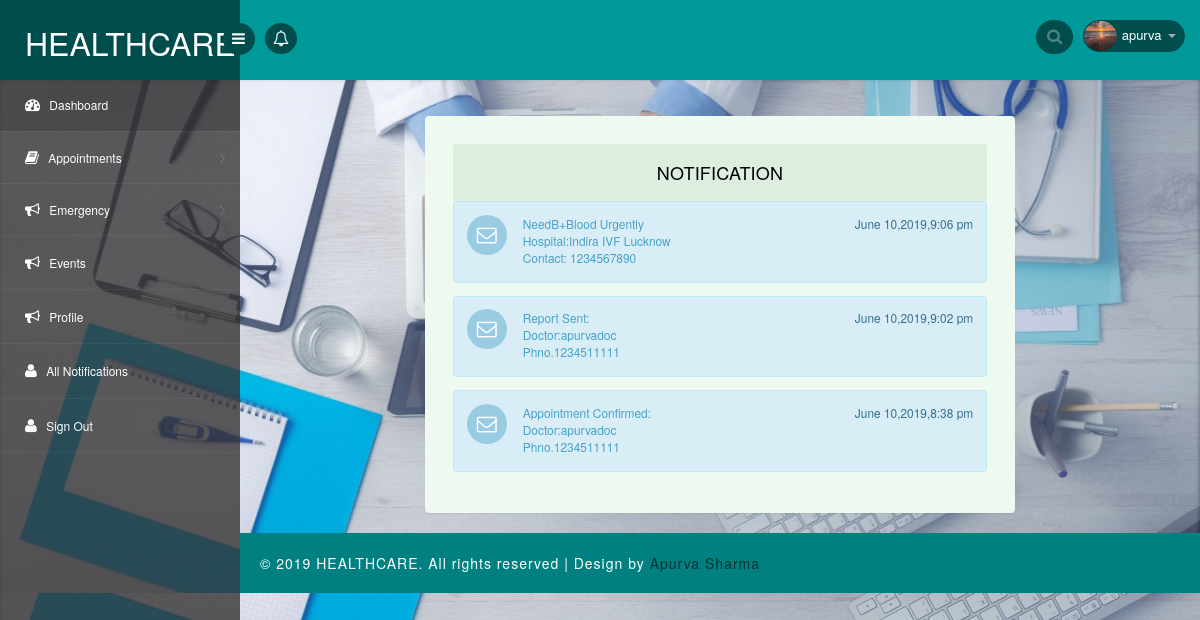
The app's page /allnotifications.php (signed in) with its own data.
### tables this page shows
CREATE TABLE IF NOT EXISTS `users` (
  `id` int(11) NOT NULL AUTO_INCREMENT,
  `username` varchar(100) NOT NULL,
  `email` varchar(255) NOT NULL,
  `password` varchar(255) DEFAULT NULL,
  `phone` varchar(13) DEFAULT NULL,
  `emer1` varchar(13) DEFAULT NULL,
  `emer2` varchar(13) DEFAULT NULL,
  `addr` text,
  `dob` date DEFAULT NULL,
  `avatar` varchar(255) NOT NULL,
  `aadhar` int(11) DEFAULT NULL,
  `hash` varchar(255) NOT NULL,
  `active` int(11) NOT NULL DEFAULT '0',
  `pincode` int(6) DEFAULT NULL,
  `bloodgroup` varchar(3) DEFAULT NULL,
  `medicalHis` text,
  `infoUpdated` int(11) NOT NULL DEFAULT '0',
  `user_type` int(11) NOT NULL,
  PRIMARY KEY (`id`)
);

CREATE TABLE IF NOT EXISTS `notifications` (
  `nid` int(11) NOT NULL AUTO_INCREMENT,
  `uid` int(11) NOT NULL,
  `ntype` varchar(255) NOT NULL,
  `notified_by` varchar(255) NOT NULL,
  `notify_time` timestamp NOT NULL DEFAULT CURRENT_TIMESTAMP,
  `notify_read` int(11) NOT NULL DEFAULT '0',
  PRIMARY KEY (`nid`)
);

CREATE TABLE IF NOT EXISTS `hospital` (
  `h_id` varchar(255) NOT NULL,
  `hname` varchar(255) NOT NULL,
  `haddr` varchar(255) NOT NULL,
  `lat` double NOT NULL,
  `lng` double NOT NULL,
  `hmail` varchar(255) NOT NULL,
  `hpassword` varchar(255) NOT NULL,
  `hphone` varchar(13) NOT NULL,
  `hash` varchar(255) NOT NULL,
  `active` int(11) NOT NULL DEFAULT '0'
);

### allnotifications.php (the view, shortened to what this page needs)
<?php include('includes/header.php') ?>
<?php
  $query = "SELECT * FROM `notifications` WHERE `uid` = '".$_SESSION['uid']."'
              ORDER BY `notify_time` DESC";
  $result = mysqli_query($conn, $query);
?>
<section id="main-content">
	<section class="wrapper">
		<div class="agil-info-calendar">
		<div class="col-md-2"></div>
		<div class="col-md-8 w3agile-notifications">
			<div class="notifications">
					<header class="panel-heading">
						Notification
					</header>
					<?php
                       while($row = mysqli_fetch_array($result))
                       {
                       	 if($row['ntype']=="EB")
                       	 {
                       	 	$query1 = "SELECT * FROM `hospital` WHERE 	`h_id` = '".$row['notified_by']."' ";
				        	$result1 = mysqli_query($conn,$query1);
				        	$query2 = "SELECT `bloodgroup` FROM `users` WHERE id= '".$row['uid']."' ";
				        	$result2 = mysqli_query($conn,$query2);
				        	$row2 = mysqli_fetch_array($result2);
				        	if($row1 = mysqli_fetch_array($result1))
				        	{
				        	$hospital_name = $row1['hname'];
				        	$phno = $row1['hphone'];
                            }
                            $msg = 'Need' .$row2['bloodgroup'].'Blood Urgently<br/>Hospital:'.$hospital_name.'<br/>Contact: '.$phno.' ';
                       	 $date = date("F j,Y,g:i a",strtotime($row['notify_time']));
                       	 ?>
                           <div class="notify-w3ls">
						     <div class="alert alert-info clearfix">
							   <span class="alert-icon"><i class="fa fa-envelope-o"></i></span>
							     <div class="notification-info">
								   <ul class="clearfix notification-meta">
									<li class="pull-left notification-sender"><span><a href="#"><?php echo $msg ?></a></span> </li>
									<li class="pull-right notification-time"><?php echo $date ?></li>
								   </ul>
							     </div>
						     </div>
					       </div>
                       	 <?php
                       }
                       elseif($row['ntype']=="DA")
                       {
                           $query1 = "SELECT * FROM `users` WHERE `id` = '".$row['notified_by']."' ";
				                 $result1 = mysqli_query($conn,$query1);
				                 if($row1 = mysqli_fetch_array($result1))
					        	 {
					        		$doctor = $row1['username'];
					        		$phno = $row1['phone'];
					        		$msg = 'Appointment Confirmed:<br/>Doctor:'.$doctor.'<br/>Phno.'.$phno.' ';
					        		$date = date("F j,Y,g:i a",strtotime($row['notify_time']));
                       	 ?>
                           <div class="notify-w3ls">
						     <div class="alert alert-info clearfix">
							   <span class="alert-icon"><i class="fa fa-envelope-o"></i></span>
							     <div class="notification-info">
								   <ul class="clearfix notification-meta">
									<li class="pull-left notification-sender"><span><a href="#"><?php echo $msg ?></a></span> </li>
									<li class="pull-right notification-time"><?php echo $date ?></li>
								   </ul>
							     </div>
						     </div>
					       </div>
                       	 <?php
	                     	}
                       }
                       elseif($row['ntype']=="DR")
                       {
                            $query1 = "SELECT * FROM `users` WHERE `id` = '".$row['notified_by']."' ";
				                 $result1 = mysqli_query($conn,$query1);
				                 if($row1 = mysqli_fetch_array($result1))
					        	 {
					        		$doctor = $row1['username'];
					        		$phno = $row1['phone'];
					        		$msg = 'Report Sent:<br/>Doctor:'.$doctor.'<br/>Phno.'.$phno.' ';
					        		$date = date("F j,Y,g:i a",strtotime($row['notify_time']));
                       	 ?>
                           <div class="notify-w3ls">
						     <div class="alert alert-info clearfix">
							   <span class="alert-icon"><i class="fa fa-envelope-o"></i></span>
							     <div class="notification-info">
								   <ul class="clearfix notification-meta">
									<li class="pull-left notification-sender"><span><a href="#"><?php echo $msg ?></a></span> </li>
									<li class="pull-right notification-time"><?php echo $date ?></li>
								   </ul>
							     </div>
						     </div>
					       </div>
                       	 <?php
                       }
                      }
                  }
					?>
			</div>
				<div class="col-md-2"></div>
				</div>
			</div>
</section>
		   <div class="footer">
			<div class="wthree-copyright">
			  <p>© 2019 HEALTHCARE. All rights reserved | Design by <a href="https://github.com/apurva19">Apurva Sharma</a></p>
			</div>
		  </div>
</section>
</section>
</body>
</html>

### includes/header.php (shortened to what this page needs)
<?php include("includes/connection.php"); ?>
<!DOCTYPE html>
<head>
<link rel="stylesheet" href="css/bootstrap.min.css" >
<link href="css/style.css" rel='stylesheet' type='text/css' />
<link href="css/style-responsive.css" rel="stylesheet"/>
<link rel="stylesheet" href="css/font.css" type="text/css"/>
<link href="css/font-awesome.css" rel="stylesheet">
<link rel="stylesheet" href="css/morris.css" type="text/css"/>
<link rel="stylesheet" href="css/monthly.css">
<link rel="stylesheet" href="css/bootstrap.css">
<link rel="stylesheet" href="css/custom.css">
</head>
<body>
<section id="container">
<header class="header fixed-top clearfix">
<div class="brand">
    <a href="home.php" class="logo">HealthCare</a>
    <div class="sidebar-toggle-box">
        <div class="fa fa-bars"></div>
    </div>
</div>
<div class="nav notify-row" id="top_menu">
    <ul class="nav top-menu">
        <li id="header_notification_bar" class="dropdown">
            <a data-toggle="dropdown" class="dropdown-toggle" id="dropdownMenuButton" href="#">
                <i class="fa fa-bell-o"></i>
            </a>
        </li>
    </ul>
</div>
<div class="top-nav clearfix">
    <ul class="nav pull-right top-menu">
        <li>
            <input type="text" class="form-control search" placeholder=" Search">
        </li>
        <?php
            $uid = $_SESSION['uid'];
            $query = "SELECT * FROM users WHERE id={$uid}";
            $result = mysqli_query($conn,$query);
            $row = mysqli_fetch_assoc($result);
        ?>
        <li class="dropdown">
            <a data-toggle="dropdown" class="dropdown-toggle" href="#">
                <img alt="" src="images/avatars/<?php echo $row['avatar']?>" width='30px' height='30px'>
                <span class="username"><?php echo $row['username']?></span>
                <b class="caret"></b>
            </a>
        </li>
    </ul>
</div>
</header>
<aside>
    <div id="sidebar" class="nav-collapse">
        <div class="leftside-navigation">
            <ul class="sidebar-menu" id="nav-accordion">
                <li>
                    <a class="active" href="home.php">
                        <i class="fa fa-dashboard"></i>
                        <span>Dashboard</span>
                    </a>
                </li>
                <li class="sub-menu">
                    <a href="javascript:;">
                        <i class="fa fa-book"></i>
                        <span>Appointments</span>
                    </a>
                </li>
                <li class="sub-menu">
                    <a href="javascript:;">
                        <i class="fa fa-bullhorn"></i>
                        <span>Emergency</span>
                    </a>
                </li>
                <li>
                    <a href="events.php">
                        <i class="fa fa-bullhorn"></i>
                        <span>Events</span>
                    </a>
                </li>
                <li>
                    <a href="profile.php">
                        <i class="fa fa-bullhorn"></i>
                        <span>Profile</span>
                    </a>
                </li>
                <li>
                    <a href="allnotifications.php">
                        <i class="fa fa-user"></i>
                        <span>All Notifications</span>
                    </a>
                </li>
                <li>
                    <a href="signout.php">
                        <i class="fa fa-user"></i>
                        <span>Sign Out</span>
                    </a>
                </li>
            </ul>            </div>
    </div>
</aside>

### records on screen
users: avatar (picture), username "apurva"
notifications: users.bloodgroup "B+", hospital.hname "Indira IVF Lucknow", hospital.hphone "1234567890", notify_time "June 10,2019,9:06 pm"
notifications: users.username "apurvadoc", users.phone "1234511111", notify_time "June 10,2019,9:02 pm"
notifications: users.username "apurvadoc", users.phone "1234511111", notify_time "June 10,2019,8:38 pm"
